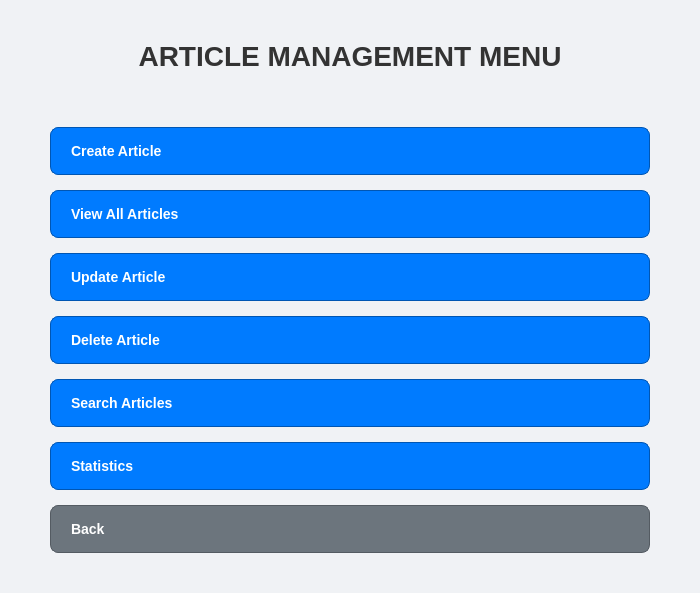
<?xml version="1.0" encoding="UTF-8"?>
<ui version="4.0">
 <class>ArticleManagementWidget</class>
 <widget class="QWidget" name="ArticleManagementWidget">
  <property name="geometry">
   <rect>
    <x>0</x>
    <y>0</y>
    <width>700</width>
    <height>550</height>
   </rect>
  </property>
  <property name="windowTitle">
   <string>Article Management</string>
  </property>
  <property name="styleSheet">
   <string notr="true">/* --- Tổng thể Widget --- */
QWidget#ArticleManagementWidget {
    background-color: #f0f2f5; /* Nền sáng hơn một chút */
    font-family: Arial, sans-serif;
}

/* --- Tiêu đề --- */
QLabel#titleLabel {
    color: #333333;
    font-size: 28px;
    font-weight: bold;
    padding-bottom: 20px;
}

/* --- Các nút bấm chức năng (màu xanh/xám) --- */
QPushButton {
    background-color: #e0e6f0; /* Nền nút hơi xanh xám */
    color: #333333;
    border: 1px solid #c0c8d8;
    border-radius: 8px;
    padding: 15px 20px; /* Tăng padding để nút lớn hơn */
    font-size: 14px;
    font-weight: 600;
    text-align: left; /* Căn lề trái cho text */
    icon-size: 24px 24px; /* Kích thước icon */
    qproperty-iconPadding: 10px; /* Khoảng cách giữa icon và text */
}

QPushButton:hover {
    background-color: #d0d6e0;
    border-color: #a0a8b8;
}

/* Các nút chính như "Create", "View" có thể làm nổi bật hơn */
QPushButton#createArticleButton,
QPushButton#viewAllArticlesButton,
QPushButton#updateArticleButton,
QPushButton#deleteArticleButton,
QPushButton#searchArticlesButton,
QPushButton#statisticsButton {
    background-color: #007bff; /* Màu xanh nổi bật hơn */
    color: white;
    border-color: #0056b3;
}
QPushButton#createArticleButton:hover,
QPushButton#viewAllArticlesButton:hover,
QPushButton#updateArticleButton:hover,
QPushButton#deleteArticleButton:hover,
QPushButton#searchArticlesButton:hover,
QPushButton#statisticsButton:hover {
    background-color: #0056b3;
}

/* Nút "Back" */
QPushButton#backButton {
    background-color: #6c757d; /* Màu xám */
    color: white;
    border-color: #545b62;
}
QPushButton#backButton:hover {
    background-color: #545b62;
}
</string>
  </property>
  <layout class="QVBoxLayout" name="verticalLayout">
   <property name="spacing">
    <number>15</number>
   </property>
   <property name="leftMargin">
    <number>50</number>
   </property>
   <property name="topMargin">
    <number>40</number>
   </property>
   <property name="rightMargin">
    <number>50</number>
   </property>
   <property name="bottomMargin">
    <number>40</number>
   </property>
   <item>
    <widget class="QLabel" name="titleLabel">
     <property name="text">
      <string>ARTICLE MANAGEMENT MENU</string>
     </property>
     <property name="alignment">
      <set>Qt::AlignCenter</set>
     </property>
    </widget>
   </item>
   <item>
    <spacer name="verticalSpacer_Top">
     <property name="orientation">
      <enum>Qt::Vertical</enum>
     </property>
     <property name="sizeType">
      <enum>QSizePolicy::Fixed</enum>
     </property>
     <property name="sizeHint" stdset="0">
      <size>
       <width>20</width>
       <height>20</height>
      </size>
     </property>
    </spacer>
   </item>
   <item>
    <widget class="QPushButton" name="createArticleButton">
     <property name="text">
      <string>Create Article</string>
     </property>
     <property name="icon">
      <iconset resource="../../resources/icons.qrc">
       <normaloff>:/icons/add_document.png</normaloff>
       <normalon>:/icons/add_document.png</normalon>
      </iconset>
     </property>
    </widget>
   </item>
   <item>
    <widget class="QPushButton" name="viewAllArticlesButton">
     <property name="text">
      <string>View All Articles</string>
     </property>
     <property name="icon">
      <iconset resource="../../resources/icons.qrc">
       <normaloff>:/icons/view_list.png</normaloff>
       <normalon>:/icons/view_list.png</normalon>
      </iconset>
     </property>
    </widget>
   </item>
   <item>
    <widget class="QPushButton" name="updateArticleButton">
     <property name="text">
      <string>Update Article</string>
     </property>
     <property name="icon">
      <iconset resource="../../resources/icons.qrc">
       <normaloff>:/icons/edit_document.png</normaloff>
       <normalon>:/icons/edit_document.png</normalon>
      </iconset>
     </property>
    </widget>
   </item>
   <item>
    <widget class="QPushButton" name="deleteArticleButton">
     <property name="text">
      <string>Delete Article</string>
     </property>
     <property name="icon">
      <iconset resource="../../resources/icons.qrc">
       <normaloff>:/icons/delete_document.png</normaloff>
       <normalon>:/icons/delete_document.png</normalon>
      </iconset>
     </property>
    </widget>
   </item>
   <item>
    <widget class="QPushButton" name="searchArticlesButton">
     <property name="text">
      <string>Search Articles</string>
     </property>
     <property name="icon">
      <iconset resource="../../resources/icons.qrc">
       <normaloff>:/icons/search.png</normaloff>
       <normalon>:/icons/search.png</normalon>
      </iconset>
     </property>
    </widget>
   </item>
   <item>
    <widget class="QPushButton" name="statisticsButton">
     <property name="text">
      <string>Statistics</string>
     </property>
     <property name="icon">
      <iconset resource="../../resources/icons.qrc">
       <normaloff>:/icons/statistics.png</normaloff>
       <normalon>:/icons/statistics.png</normalon>
      </iconset>
     </property>
    </widget>
   </item>
   <item>
    <spacer name="verticalSpacer_Bottom">
     <property name="orientation">
      <enum>Qt::Vertical</enum>
     </property>
     <property name="sizeType">
      <enum>QSizePolicy::Expanding</enum>
     </property>
     <property name="sizeHint" stdset="0">
      <size>
       <width>20</width>
       <height>20</height>
      </size>
     </property>
    </spacer>
   </item>
   <item>
    <widget class="QPushButton" name="backButton">
     <property name="text">
      <string>Back</string>
     </property>
     <property name="icon">
      <iconset resource="../../resources/icons.qrc">
       <normaloff>:/icons/back.png</normaloff>
       <normalon>:/icons/back.png</normalon>
      </iconset>
     </property>
    </widget>
   </item>
  </layout>
 </widget>
 <resources>
  <include location="../../resources/icons.qrc"/>
 </resources>
 <connections/>
</ui>
